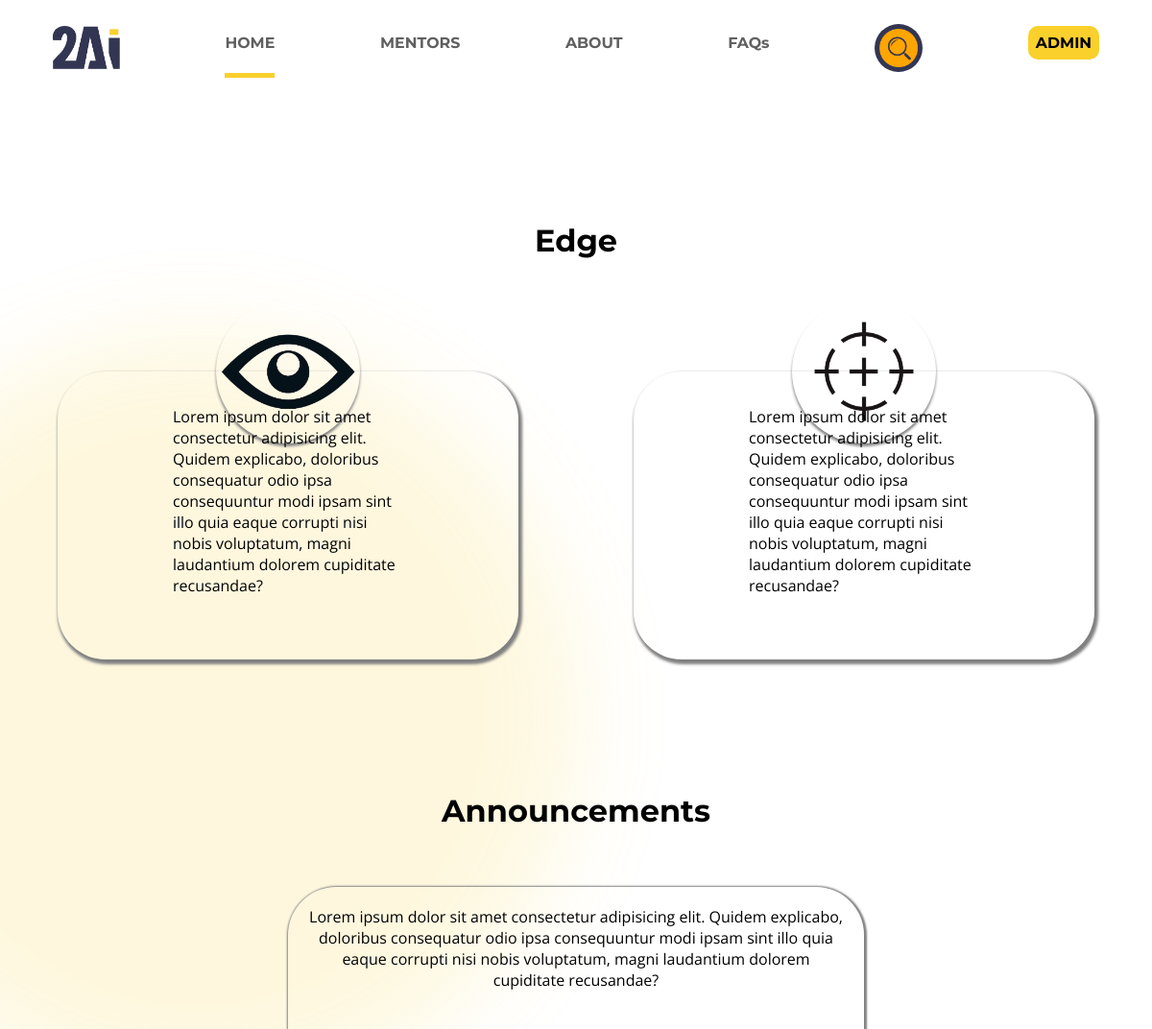
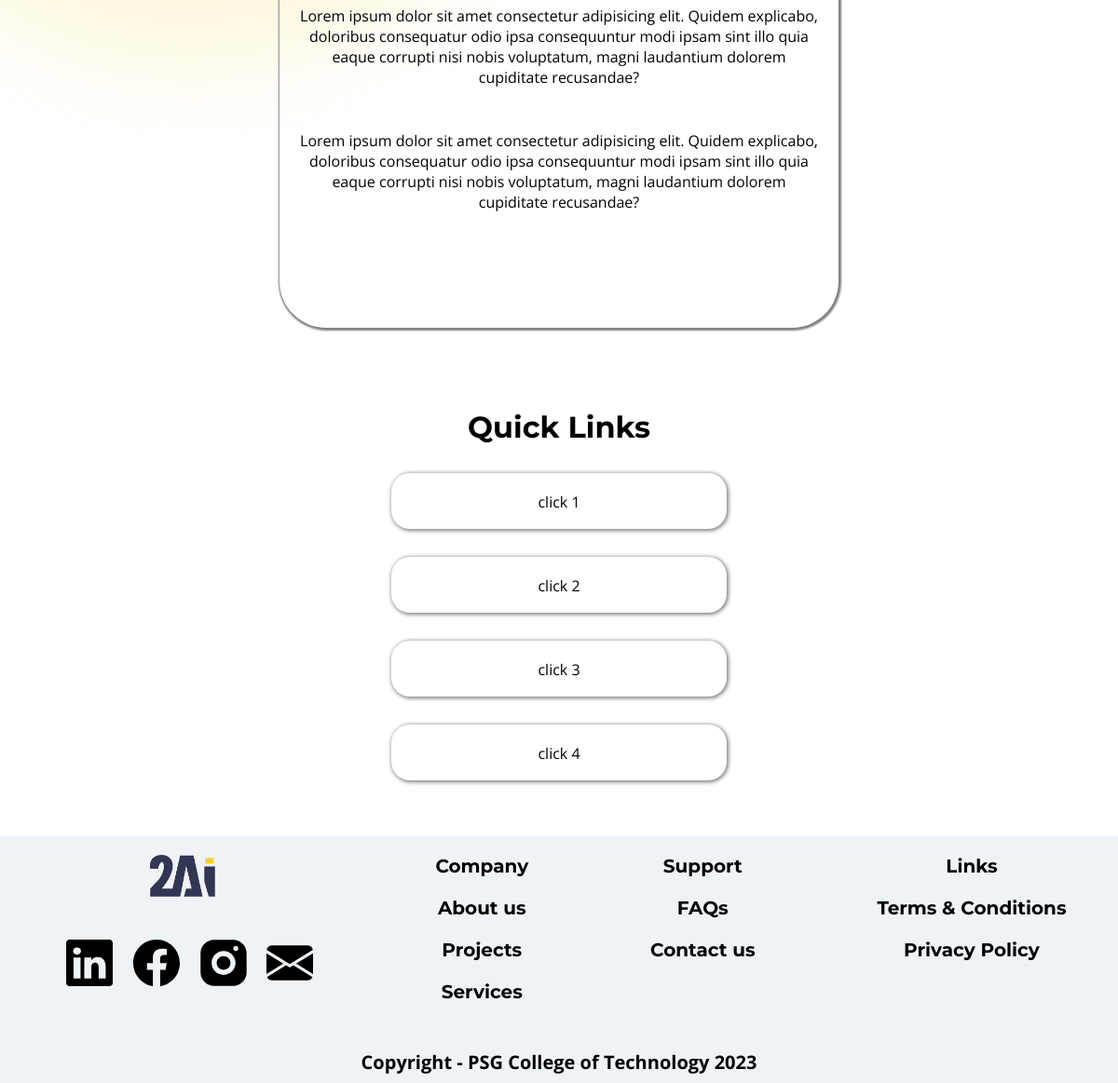
Page /edge/ on the committed database (2 pictures, top to bottom).
### Domains/models.py (models this page shows, shortened)
class Edge(models.Model):
    Announcement1 = models.TextField(max_length=300)
    Announcement2 = models.TextField(max_length=300)
    Announcement3 = models.TextField(max_length=300)
    Link_text_1 = models.TextField(max_length=100)
    Link_1 = models.URLField(null=False)
    Link_text_2 = models.TextField(max_length=100)
    Link_2 = models.URLField(null=False)
    Link_text_3 = models.TextField(max_length=100)
    Link_3 = models.URLField(null=False)
    Link_text_4 = models.TextField(max_length=100)
    Link_4 = models.URLField(null=False)

### Domains/views.py (the view)
# urls.py: path('edge/',views.Edge_view, name = 'edge'),
def Edge_view(request):
    edge = Edge.objects.all()
    return render(request, 'Domains/edge.html',{'domainobject':edge})

### Domains/templates/Domains/edge.html (shortened to what this page needs)
<!doctype html>
{% extends 'home/base.html' %}
{% block content %}
{% load static %}
<h1 class = 'dom-header'>Edge</h1>
<br>
<br>
<div class="dom-container">
<div class = "dom-vision">
    <div class = "eye-icon"><img src="{% static 'Domains/eye.png' %}"></div>
    <p class = "vision-content">
        Lorem ipsum dolor sit amet consectetur adipisicing elit. Quidem explicabo, doloribus consequatur odio ipsa consequuntur modi ipsam sint illo quia eaque corrupti nisi nobis voluptatum, magni laudantium dolorem cupiditate recusandae?
    </p>
</div>
<div class="dom-mission">
    <div class="eye-icon"><img src="{% static 'Domains/aim.png' %}"></div>
    <p class = "mission-content">
        Lorem ipsum dolor sit amet consectetur adipisicing elit. Quidem explicabo, doloribus consequatur odio ipsa consequuntur modi ipsam sint illo quia eaque corrupti nisi nobis voluptatum, magni laudantium dolorem cupiditate recusandae?
    </p>
</div>
</div>
<br>
<br>
<h1>Announcements</h1>
<div class = "announcements">
    <div id = 'newsbox'>
    <ul id = "announcement-item">
        {% for item in domainobject%}
        <li>{{item.Announcement1}}</li>
        <li>{{item.Announcement2}}</li>
        <li>{{item.Announcement3}}</li>
        {% endfor %}
    </ul>
</div>
</div>
<br>
<br>
<h1>Quick Links</h1>
<div class = 'quick'>
    {% for item in domainobject%}
    <a href="{{item.Link_1}}" target="_blank"><span>{{item.Link_text_1}}</span></a>
    <a href="{{item.Link_2}}" target="_blank"><span>{{item.Link_text_2}}</span></a>
    <a href="{{item.Link_3}}" target="_blank"><span>{{item.Link_text_3}}</span></a>
    <a href="{{item.Link_4}}" target="_blank"><span>{{item.Link_text_4}}</span></a>
    {% endfor %}
</div>
{% endblock %}

### home/static/home/styles.css (style rules this page uses)
html,* { box-sizing: border-box; }
p { font-family: 'open sans', sans-serif; }
h1 { text-align: center; font-family: 'Montserrat', sans-serif; }
a { text-decoration: none; color:inherit; }
* { -ms-overflow-style: none; }
ol, li { list-style: none; margin: 0; padding: 0; }
ul { list-style-type: none; padding: 0; margin: 0; }
@media (min-width:500px) { li { padding-bottom:1em; } }
.dom-container { margin-bottom:80px; margin-top:5%; display: flex; justify-content: space-around; }
.dom-vision, .dom-mission { position: relative; width:40%; height:300px; box-shadow: 2px 3px 3px 2px gray; border-radius:50px; }
.eye-icon { position:absolute; margin-right:50%; margin-left:50%; transform: translate(-50%,-50%); height:150px; width:150px; border-radius:50%; box-shadow: 0px 3px 3px 0px gray; }
.eye-icon img { width:150px; height: 150px; }
.vision-content , .mission-content { position:absolute; margin-left:50%; margin-top:28%; transform:translate(-50%,-50%); font-family: 'open sans', sans-serif; }
.announcements { margin-top:5%; width:50%; margin-left:25%; height:500px; border-radius:50px; box-shadow: 1px 1px 2px 2px gray; margin-bottom:30px; padding:20px; position: relative; font-family: "open sans", sans-serif; overflow: hidden; }
#announcement-item li { text-align: center; margin-bottom:30px; }
#newsbox { margin-top: 0; animation: scrollNews 15s linear infinite; }
.dom-header { margin-top:150px; }
.quick { display:block; margin-bottom:60px; place-items: center; }
.quick span { box-sizing: border-box; display: block; width:30%; margin-left:35%; height: 60px; box-shadow: 1px 1px 4px 1px gray; margin-top:30px; border-radius:20px; text-align: center; padding-top: 20px; font-family:'open sans', sans-serif; }
.quick a { text-decoration: none; color:black; }

### rows in the picture
Edge: Announcement1 "Lorem ipsum dolor sit amet consectetur adipisicing elit. Quidem explicabo, doloribus consequatur odio ipsa consequuntur modi ipsam sint illo quia eaque corrupti nisi nobis voluptatum, magni laudantium dolorem cupiditate recusandae?", Announcement2 "Lorem ipsum dolor sit amet consectetur adipisicing elit. Quidem explicabo, doloribus consequatur odio ipsa consequuntur modi ipsam sint illo quia eaque corrupti nisi nobis voluptatum, magni laudantium dolorem cupiditate recusandae?", Announcement3 "Lorem ipsum dolor sit amet consectetur adipisicing elit. Quidem explicabo, doloribus consequatur odio ipsa consequuntur modi ipsam sint illo quia eaque corrupti nisi nobis voluptatum, magni laudantium dolorem cupiditate recusandae?", Link_text_1 "click 1", Link_text_2 "click 2", Link_text_3 "click 3", Link_text_4 "click 4"
